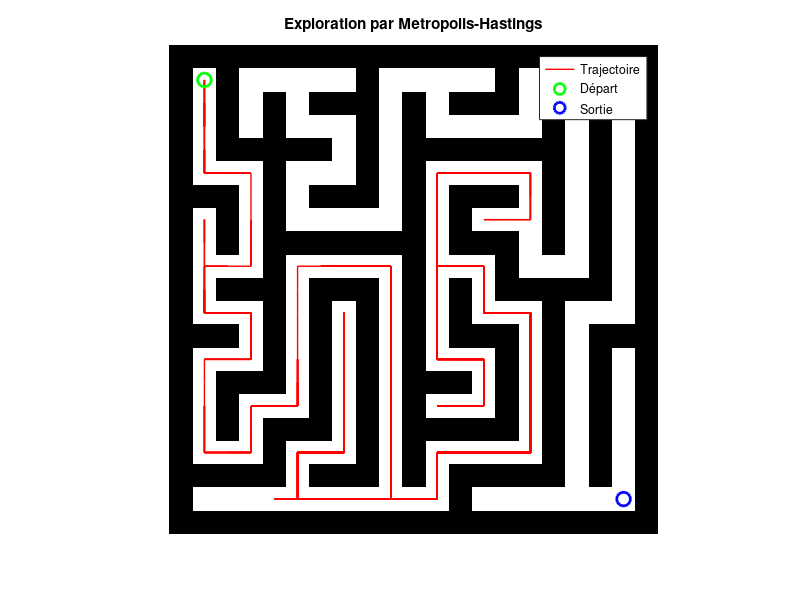
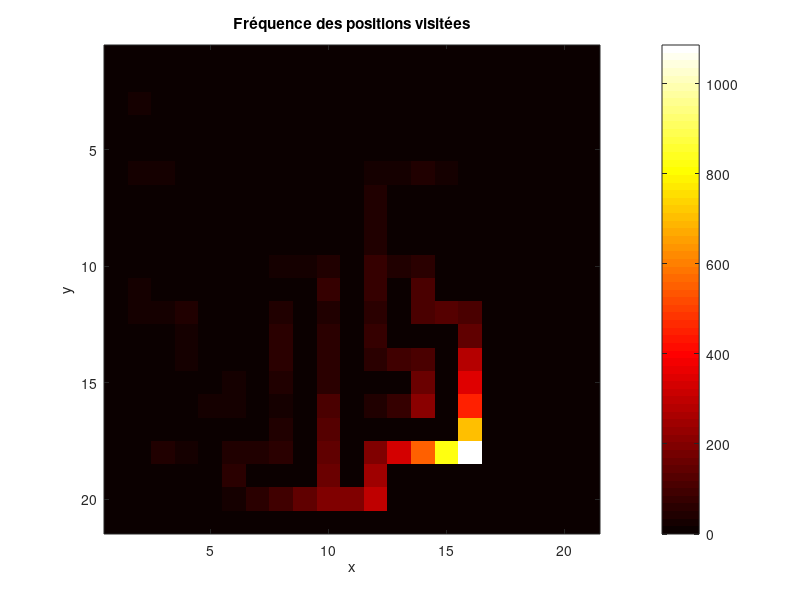
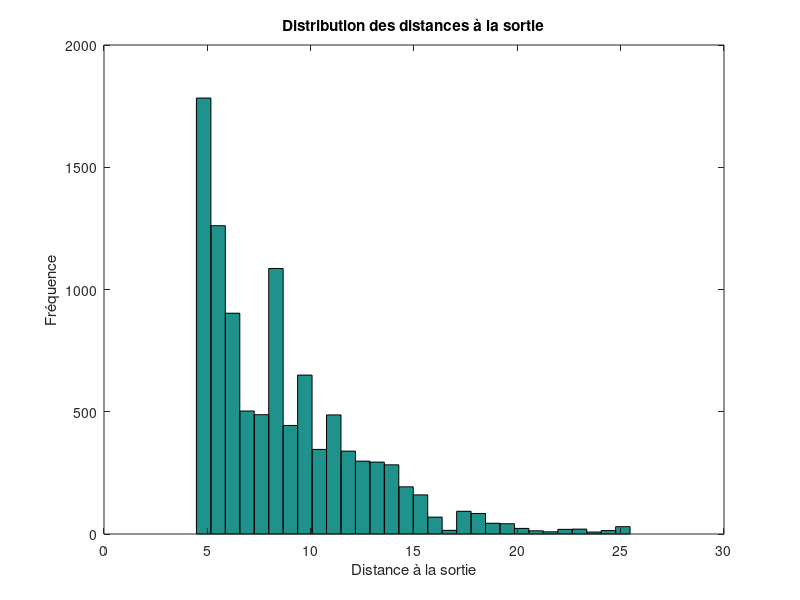

Write the MATLAB code that produced these figures, in order.
clc; clear; close all;

% ---------------------
% PARAMÈTRES
% ---------------------
n = 21;  % taille du labyrinthe (impair recommandé)
start = [2, 2];
goal = [n-1, n-1];
iterations = 10000;

% ---------------------
% FONCTION : Génération du labyrinthe
% ---------------------
function maze = generate_maze(n)
  maze = ones(n, n);
  maze(2:2:end-1, 2:2:end-1) = 0;

  stack = [2, 2];
  visited = zeros(n);
  visited(2, 2) = 1;

  dirs = [0 -2; 0 2; -2 0; 2 0];

  while ~isempty(stack)
    current = stack(end, :);
    neighbors = [];

    for i = 1:4
      ni = current + dirs(i, :);
      if all(ni > 1 & ni < n) && visited(ni(1), ni(2)) == 0
        neighbors(end+1, :) = ni;
      end
    end

    if ~isempty(neighbors)
      next = neighbors(randi(size(neighbors, 1)), :);
      wall = (current + next) / 2;
      maze(wall(1), wall(2)) = 0;
      visited(next(1), next(2)) = 1;
      stack = [stack; next];
    else
      stack(end, :) = [];
    end
  end
end

maze = generate_maze(n);

% ---------------------
% FONCTION : Densité cible (plus proche de la sortie = mieux)
% ---------------------
function p = target_density(pos, goal)
  d = norm(pos - goal);
  p = exp(-0.5 * d);  % décroît avec la distance
end

% ---------------------
% METROPOLIS-HASTINGS
% ---------------------
pos = start;
samples = pos;
visit_count = zeros(n);

for i = 1:iterations
  candidates = [0 1; 0 -1; 1 0; -1 0];
  move = candidates(randi(4), :);
  new_pos = pos + move;

  if new_pos(1) > 0 && new_pos(1) <= n && ...
     new_pos(2) > 0 && new_pos(2) <= n && ...
     maze(new_pos(1), new_pos(2)) == 0

    p_new = target_density(new_pos, goal);
    p_old = target_density(pos, goal);
    alpha = min(1, p_new / p_old);

    if rand <= alpha
      pos = new_pos;
    end
  end

  samples(end+1, :) = pos;
  visit_count(pos(1), pos(2)) += 1;
end

% ---------------------
% AFFICHAGE DU LABYRINTHE ET TRAJECTOIRE
% ---------------------
figure;
imshow(1 - maze, 'InitialMagnification', 'fit'); hold on;
plot(samples(:,2), samples(:,1), 'r', 'LineWidth', 1);
plot(start(2), start(1), 'go', 'MarkerSize', 10, 'LineWidth', 2);
plot(goal(2), goal(1), 'bo', 'MarkerSize', 10, 'LineWidth', 2);
title('Exploration par Metropolis-Hastings');
legend('Trajectoire', 'Départ', 'Sortie');

% ---------------------
% HEATMAP DES POSITIONS VISITÉES
% ---------------------
figure;
imagesc(visit_count);
colormap hot;
colorbar;
title('Fréquence des positions visitées');
xlabel('x'); ylabel('y');

% ---------------------
% ANALYSE 1 : Distribution des distances à la sortie
% ---------------------
distances = sqrt((samples(:,1) - goal(1)).^2 + (samples(:,2) - goal(2)).^2);
figure;
hist(distances, 30);
xlabel('Distance à la sortie');
ylabel('Fréquence');
title('Distribution des distances à la sortie');

% ---------------------
